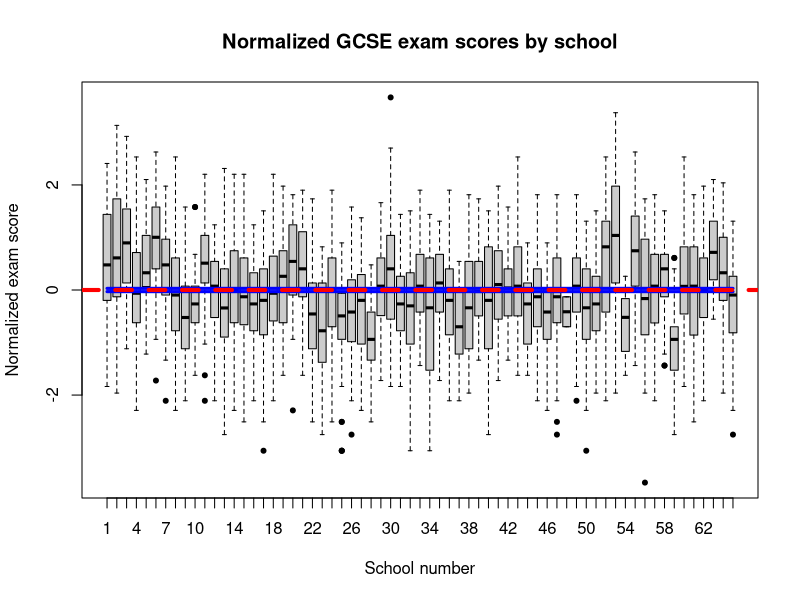
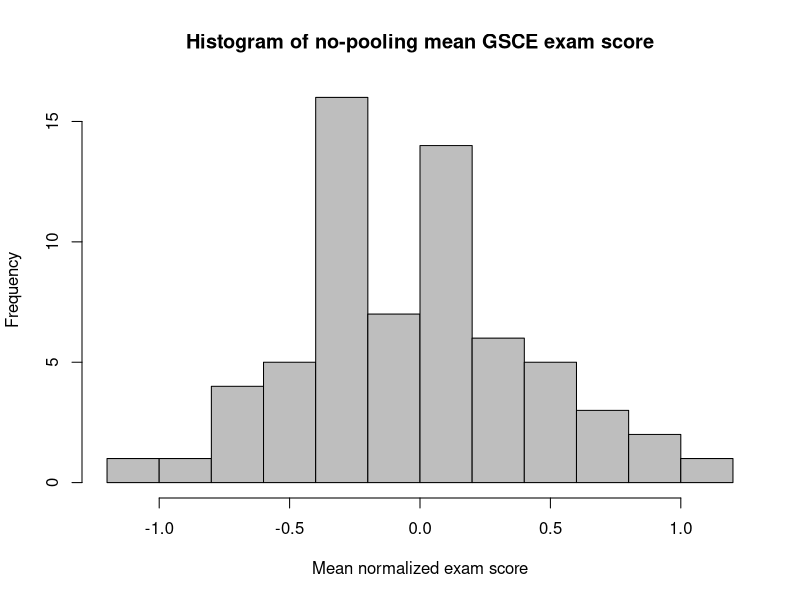
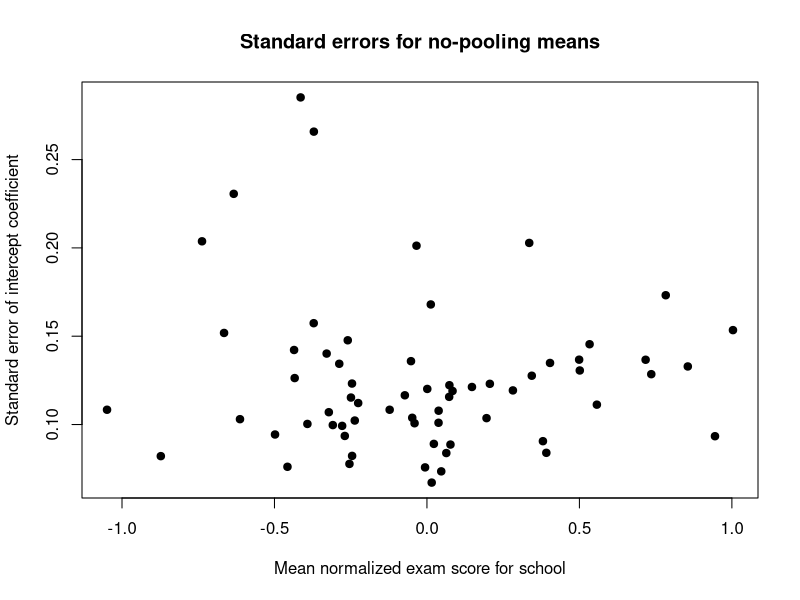
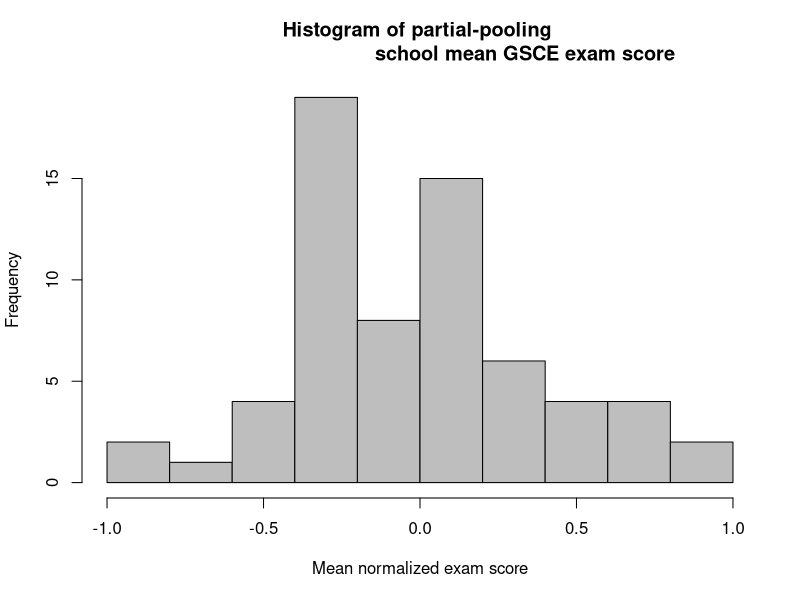
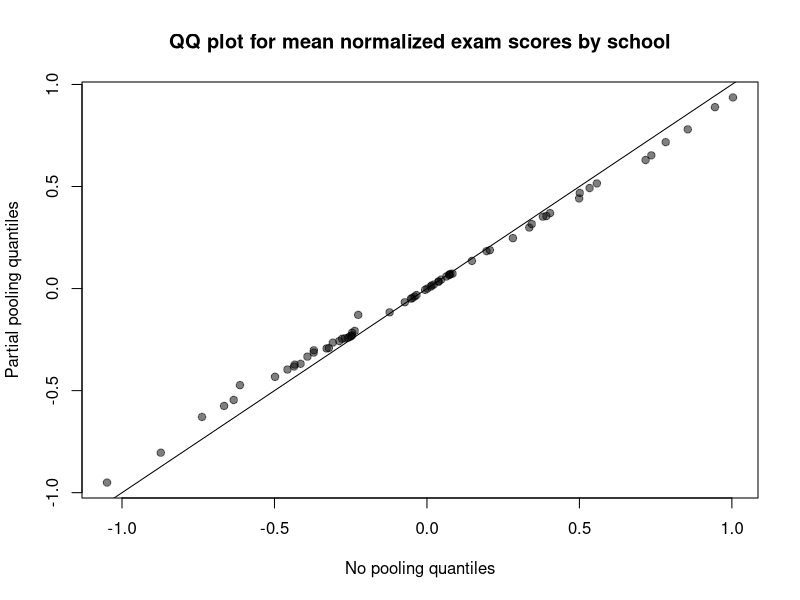
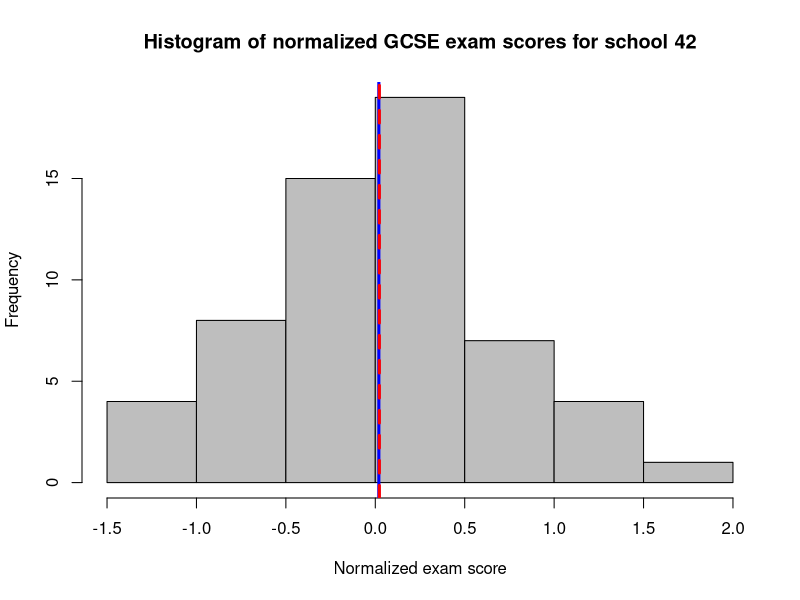

These figures' R source, in order:
# Author: Patrick Sheehan
# Purpose: Extension of Goldstein et al. (1993)     
# Input: None
# Output(s): intercept-only regression results (GCSE exam scores)

# Some code adapted from lecture notes (section 5)
require(mlmRev) # Require data package
require(arm) # mixed effects regression
data("Exam", package = "mlmRev") # Get the data

# First, complete pooling
complete.pooling <- lm(normexam ~ 1, data=Exam)
# Make predictions for the intercept for each group with 95% conf.
school.intercepts <- predict(complete.pooling,
                             newdata  = Exam$school,
                             interval = c("confidence"),
                             level    = 0.95, type = "response")
pdf("complete_pooling.pdf")
plot(as.factor(Exam$school), Exam$normexam,
     xlim  = c(min(as.numeric(Exam$school)), max(as.numeric(Exam$school))),
     pch  = 20,
     col  = rgb(0, 0, 0, .2),
     main = "Normalized GCSE exam scores by school",
     ylab = "Normalized exam score",
     xlab = "School number")
# Add 95% confidence interval lines
lines(Exam$school, school.intercepts[, 2], col ="blue", lwd = 3)
lines(Exam$school, school.intercepts[, 3], col = "blue", lwd = 3)
# Add complete-pooling intercept
abline(h = coef(complete.pooling), col = "red", lty = 2, lwd = 4)
dev.off()

# Next, no pooling
no.pooling <- lapply(unique(Exam$school),
                     function(x)lm(normexam ~ 1, data=Exam[Exam$school == x, ]))
std.errors <- sapply(no.pooling,function(x)coef(summary(x))[1,2])
# Using the dummy variable method is easier to grab the means
no.pooling.onereg <- lm(normexam ~ factor(school) - 1, data=Exam)
pdf("no_pooling.pdf")
no.pooling.dist <- hist(coef(no.pooling.onereg),
                        breaks="FD",
                        main="Histogram of no-pooling mean GSCE exam score",
                        xlab="Mean normalized exam score",
                        col="gray")
dev.off()
pdf("no_pooling_se.pdf")
no.pooling.errors <- plot(coef(no.pooling.onereg), std.errors,
                          main="Standard errors for no-pooling means",
                          xlab="Mean normalized exam score for school",
                          ylab="Standard error of intercept coefficient",
                          pch=19)
dev.off()

# Finally, partial pooling
partial.pooling <- lmer(normexam ~ 1 + (1|school), data=Exam)
pdf("partial_pooling.pdf")
partial.pooling.dist <- hist(as.matrix(coef(partial.pooling)$school),
                             breaks="FD",
                             main="Histogram of partial-pooling 
                                   school mean GSCE exam score",
                             xlab="Mean normalized exam score",
                             col="gray")
dev.off()

# Compare partial pooling and no pooling distributions
pdf("no_vs_partial.pdf")
qqplot(coef(no.pooling.onereg), as.matrix(coef(partial.pooling)$school),
       main="QQ plot for mean normalized exam scores by school",
       xlab="No pooling quantiles",
       ylab="Partial pooling quantiles",
       pch=19,
       col=rgb(0,0,0,.5))
abline(0,1)
dev.off()

# Example school: 42
pdf("42.pdf")
school.42 <-hist(Exam$normexam[Exam$school == 42],
                 breaks="FD",
                 main="Histogram of normalized GCSE exam scores for school 42",
                 xlab="Normalized exam score",
                 col="gray")
abline(v=as.matrix(coef(partial.pooling)$school)[42], col="blue", lwd=3)
abline(v=coef(no.pooling.onereg)[42], col="red", lty=2, lwd=3)
dev.off()
